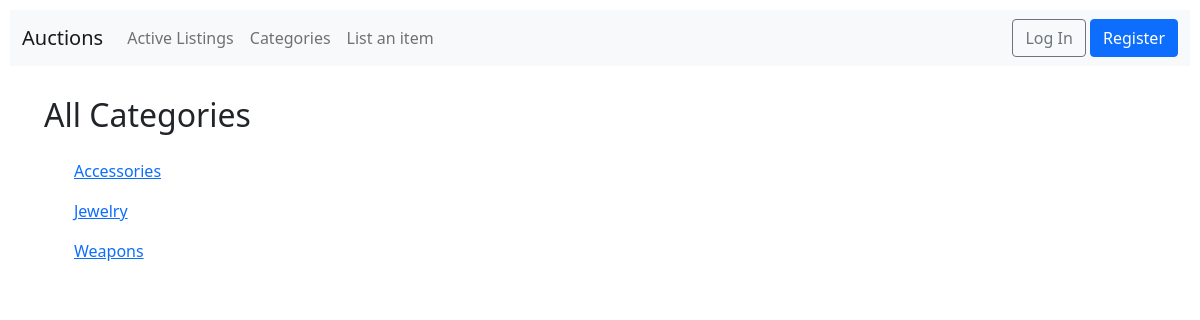
Page /categories/ on the committed database.
### auctions/models.py (models this page shows, shortened)
class Category(models.Model):
    name = models.CharField(max_length=64, unique=True)
    class Meta:
        ordering = ["name"]
        verbose_name_plural = "categories"

### auctions/views.py (the view)
# urls.py: path("categories/", views.all_categories, name="all_categories"),
def all_categories(request):
    return render(request, "auctions/all_categories.html", {
        "categories": Category.objects.all()
    })

### auctions/templates/auctions/all_categories.html (shortened to what this page needs)
{% extends 'auctions/layout.html' %}
{% block body %}
<h2>All Categories</h2>
{% for category in categories %}
<ul>
    <a href="{% url 'auctions:category' category.id %}">{{ category.name | title }}</a>
</ul>
{% endfor %}
{% endblock body %}

### auctions/static/auctions/styles.css (style rules this page uses)
body { padding: 10px; }
h2 { margin-bottom: 25px; margin-left: 2px; }

### rows in the picture
Category: name "Accessories"
Category: name "Jewelry"
Category: name "Weapons"
